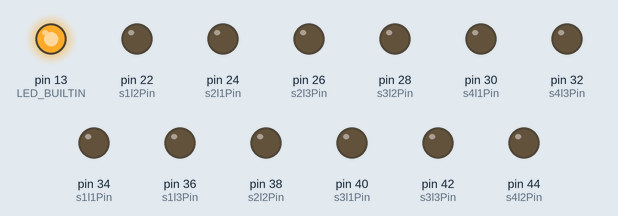
This sketch was run on a simulated Arduino Mega 2560, built with avr-gcc and run on an emulated ATmega2560. Parts: output pins drawn as LEDs (lit = HIGH). Random numbers use the default seed unless the sketch sets one.

Above: at 0.12 s.
Timing chart, 0 to 40.0 s (numbered marks = the images above):
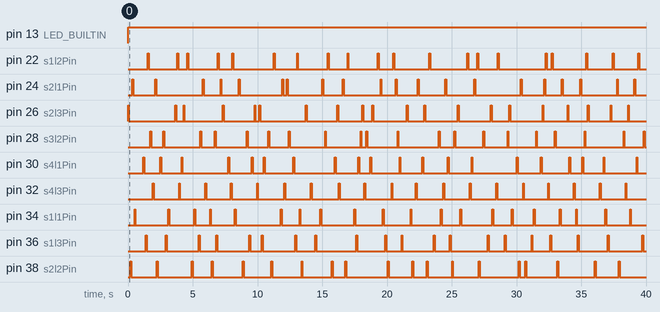

Measured:
- by itself, pin 13 (LED_BUILTIN): LOW → HIGH at 0.00 s
- by itself, pin 32 (s4l3Pin): alternates HIGH for 0.07 s and LOW for 2.0 s

The sketch:

uLED_step_excitability.ino
```cpp
/* Send a TTL pulse on any of the 1-12 trigger-in channel of the OSCLite 1 for
  / controlling the uLED, according to some specification */
// settings
int delayBetweenPulsesFrom = 50; // in ms, first value on range of for random pulses delay, for example 20
int delayBetweenPulsesTo = 150; // in ms, last value on range of for random pulses delay, for example 40
int pulseDuration = 70; // in ms, for example 20
boolean continousStimulation = true;// stimulation no dependent of the behavoiur arduino
boolean stimulateShank1 = true;
boolean stimulateShank2 = true;
boolean stimulateShank3 = true;
boolean stimulateShank4 = true;

// Pins
const int s1l1Pin = 34;
const int s1l2Pin = 22;
const int s1l3Pin = 36;

const int s2l1Pin = 24;
const int s2l2Pin = 38;
const int s2l3Pin = 26;

const int s3l1Pin = 40;
const int s3l2Pin = 28;
const int s3l3Pin = 42;

const int s4l1Pin = 30;
const int s4l2Pin = 44;
const int s4l3Pin = 32;

const int BlockPin = 53; // From the control behaviour arduino

const int itMax = 100;
const int numLEDs = 12;

// state variables
int stimBlock = 0; // 0 is no stimulating
int uled_channel = 0;
int delayBetweenPulses;

// order tracker
int LEDorder[] = {1, 2, 3, 4, 5, 6, 7, 8, 9, 10, 11, 12};
int iteration = 0;
int tempLEDorder[] = {0, 0, 0, 0, 0, 0, 0, 0, 0, 0, 0, 0};
int tc = 0; //counter for tempLEDorder
int progress = 0;
int maxLED = 11;

void setup() {
  pinMode(LED_BUILTIN, OUTPUT);

  pinMode(s1l1Pin, OUTPUT);
  pinMode(s1l2Pin, OUTPUT);
  pinMode(s1l3Pin, OUTPUT);
  pinMode(s2l1Pin, OUTPUT);
  pinMode(s2l2Pin, OUTPUT);
  pinMode(s2l3Pin, OUTPUT);
  pinMode(s3l1Pin, OUTPUT);
  pinMode(s3l2Pin, OUTPUT);
  pinMode(s3l3Pin, OUTPUT);
  pinMode(s4l1Pin, OUTPUT);
  pinMode(s4l2Pin, OUTPUT);
  pinMode(s4l3Pin, OUTPUT);

  pinMode(BlockPin, INPUT);

  delayBetweenPulsesTo = delayBetweenPulsesTo + 1;
  randomSeed(analogRead(A0));
}

void loop() {
  if  (continousStimulation == true) {
    digitalWrite(LED_BUILTIN, HIGH);   // turn the LED on
    uled_channel = random(0, maxLED); // random number from 1 to 12
    if (LEDorder[uled_channel] == 1 & stimulateShank1 == true) {
      digitalWrite(s1l1Pin, HIGH); delay(pulseDuration); digitalWrite(s1l1Pin, LOW);
    } else if (LEDorder[uled_channel] == 2 & stimulateShank1 == true) {
      digitalWrite(s1l2Pin, HIGH); delay(pulseDuration); digitalWrite(s1l2Pin, LOW);
    } else if (LEDorder[uled_channel] == 3 & stimulateShank1 == true) {
      digitalWrite(s1l3Pin, HIGH); delay(pulseDuration); digitalWrite(s1l3Pin, LOW);
    } else if (LEDorder[uled_channel] == 4 & stimulateShank2 == true) {
      digitalWrite(s2l1Pin, HIGH); delay(pulseDuration); digitalWrite(s2l1Pin, LOW);
    } else if (LEDorder[uled_channel] == 5 & stimulateShank2 == true) {
      digitalWrite(s2l2Pin, HIGH); delay(pulseDuration); digitalWrite(s2l2Pin, LOW);
    } else if (LEDorder[uled_channel] == 6 & stimulateShank2 == true) {
      digitalWrite(s2l3Pin, HIGH); delay(pulseDuration); digitalWrite(s2l3Pin, LOW);
    } else if (LEDorder[uled_channel] == 7 & stimulateShank3 == true) {
      digitalWrite(s3l1Pin, HIGH); delay(pulseDuration); digitalWrite(s3l1Pin, LOW);
    } else if (LEDorder[uled_channel] == 8 & stimulateShank3 == true) {
      digitalWrite(s3l2Pin, HIGH); delay(pulseDuration); digitalWrite(s3l2Pin, LOW);
    } else if (LEDorder[uled_channel] == 9 & stimulateShank3 == true) {
      digitalWrite(s3l3Pin, HIGH); delay(pulseDuration); digitalWrite(s3l3Pin, LOW);
    } else if (LEDorder[uled_channel] == 10 & stimulateShank4 == true) {
      digitalWrite(s4l1Pin, HIGH); delay(pulseDuration); digitalWrite(s4l1Pin, LOW);
    } else if (LEDorder[uled_channel] == 11 & stimulateShank4 == true) {
      digitalWrite(s4l2Pin, HIGH); delay(pulseDuration); digitalWrite(s4l2Pin, LOW);
    } else if (LEDorder[uled_channel] == 12 & stimulateShank4 == true) {
      digitalWrite(s4l3Pin, HIGH); delay(pulseDuration); digitalWrite(s4l3Pin, LOW);
    }
    for (int i = 0 ; i < numLEDs; i++) { //reset tempLEDorder to zeros array
      tempLEDorder[i] = 0;
    }
    tc = 0;
    for (int i = 0 ; i < numLEDs; i++) { //fill with valid LED choices from the start (end should be zeros)
      if (i != uled_channel) {
        tempLEDorder[tc] = LEDorder[i];
        tc = tc + 1;
      }
    }
    progress = 0;
    for (int i = 0 ; i < numLEDs; i++) { //make tempLEDorder into LEDorder
      LEDorder[i] = tempLEDorder[i];
      if (LEDorder[i] != 0) { //find how many valid LEDs we have left
        progress = progress + 1;
      }
    }

    if (progress == 0) { //if we've done all the uLEDs, reset
      iteration = iteration + 1;
      for (int i = 0; i < numLEDs; i++) {
        LEDorder[i] = i + 1;
      }
      maxLED = 11;
    } else { //set the new max LED index since we can't change array size
      maxLED = progress - 1;
    }
    delayBetweenPulses = random(delayBetweenPulsesFrom, delayBetweenPulsesTo); // random delay as set in setup
    delay(delayBetweenPulses);
    if (iteration >= itMax) {
      continousStimulation = false;
    }
  } else {
    digitalWrite(LED_BUILTIN, LOW);   // turn the LED off
  }
}
```
